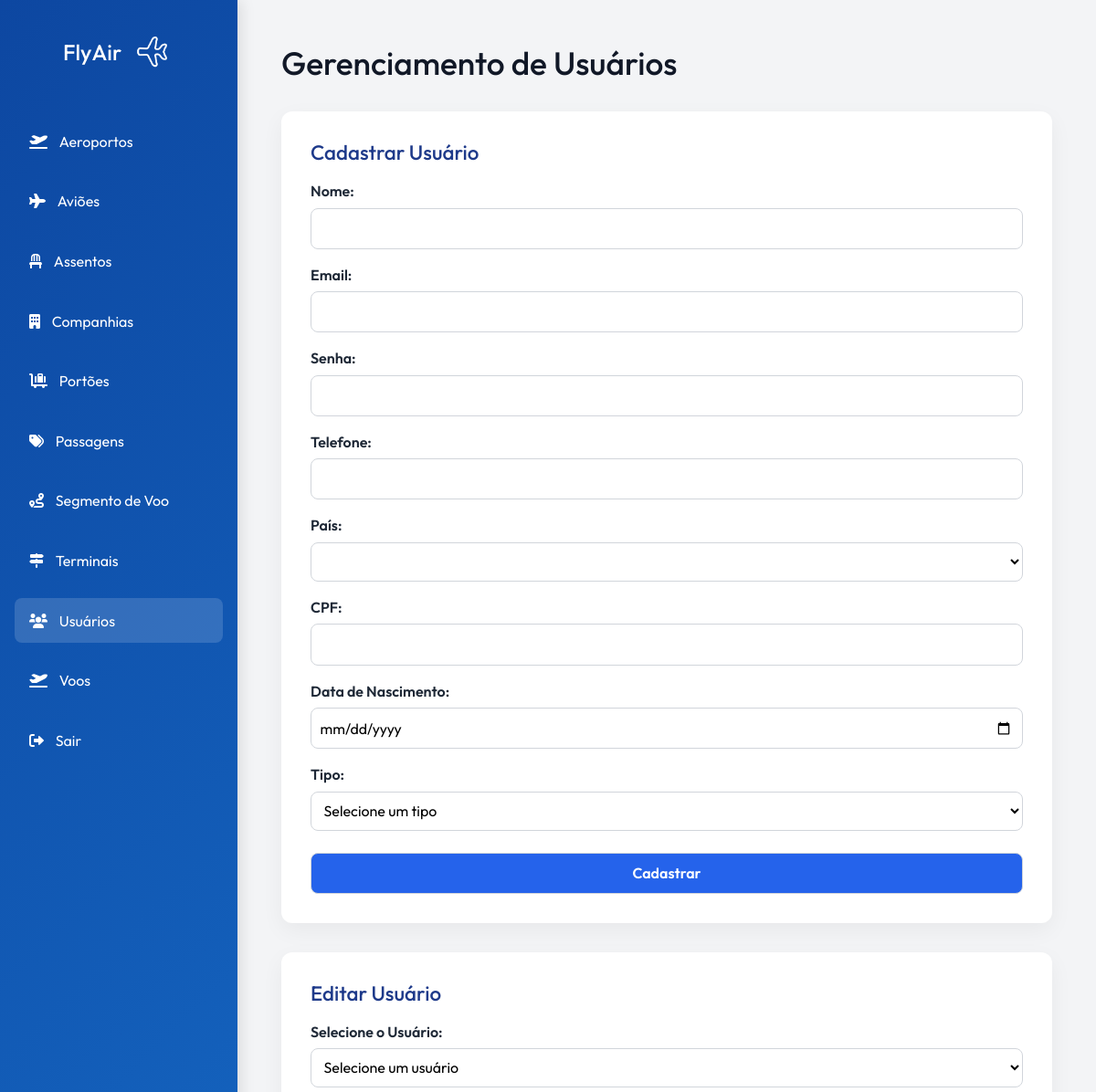
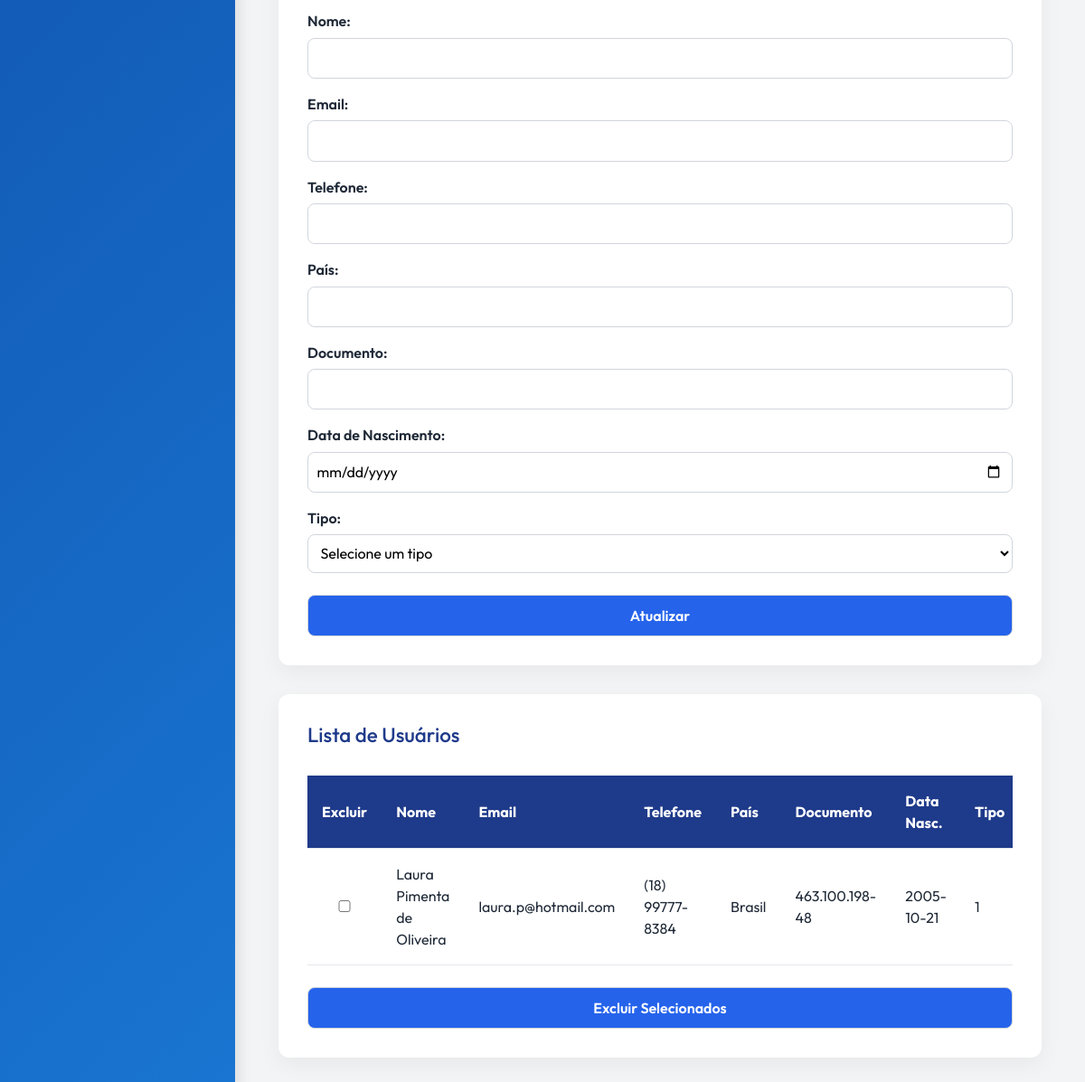
The page /routes/usuarioRoutes.php (signed in) on the database its author committed (2 pictures, top to bottom).
### tables this page shows
CREATE TABLE `passageiros` (
  `id_passageiros` int(11) NOT NULL,
  `nome_passageiro` varchar(255) NOT NULL,
  `email_passageiro` varchar(255) NOT NULL,
  `senha_passageiro` varchar(255) NOT NULL,
  `telefone_passageiro` varchar(15) NOT NULL,
  `pais_passageiro` varchar(100) NOT NULL,
  `documento_passageiro` varchar(20) NOT NULL,
  `datanasc_passageiro` date NOT NULL,
  `tipo_passageiro` enum('0','1','2') NOT NULL
);

### app/controllers/UsuarioController.php (called while the page is built, shortened)
<?php
require_once __DIR__ . '/../models/Usuario.php';
class UsuarioController {
    private $model;
    public function __construct($mysqli) {
        $this->model = new Usuario($mysqli);
    }
    public function index() {
        $dados_usuarios = $this->model->getAll();
        include '../app/views/ctrldev/usuario/index.php';
    }
}

### app/models/Usuario.php (called while the page is built, shortened)
<?php
class Usuario {
    private $conn;
    public function __construct($mysqli) {
        $this->conn = $mysqli;
    }
    public function getAll() {
        $sql = "SELECT * FROM passageiros";
        $result = $this->conn->query($sql);
        $usuarios = [];
        while ($row = $result->fetch_assoc()) {
            $usuarios[] = $row;
        }
        return $usuarios;
    }
}

### app/views/ctrldev/usuario/index.php (the view, shortened to what this page needs)
<?php
require_once '../routes/usuarioRoutes.php';
?>
<!DOCTYPE html>
<html lang="pt-br">
<head>
    <link rel="stylesheet" href="../assets/css/style.css">
    <link href="https://cdnjs.cloudflare.com/ajax/libs/font-awesome/6.0.0-beta3/css/all.min.css" rel="stylesheet">
    <link href="https://cdn.jsdelivr.net/npm/bootstrap@5.3.3/dist/css/bootstrap.min.css" rel="stylesheet">
</head>
<body id="adm">
<aside class="sidebar">
    <div class="sidebar-header">
        <h1>FlyAir<a href="../app/views/ctrldev/"><img src="../assets/images/fly-airplane.png" alt="Logo" class="logo"></a></h1>
    </div>
    <nav class="menu">
        <a href="../routes/aeroportoRoutes.php" class="menu-item">
            <i class="fa-solid fa-plane-departure"></i>
            <span>Aeroportos</span>
        </a>
        <a href="../routes/aviaoRoutes.php" class="menu-item ">
            <i class="fas fa-plane"></i>
            <span>Aviões</span>
        </a>
        <a href="../routes/assentoRoutes.php" class="menu-item">
            <i class="fas fa-chair"></i>
            <span>Assentos</span>
        </a>
        <a href="../routes/companhiaRoutes.php" class="menu-item">
            <i class="fas fa-building"></i>
            <span>Companhias</span>
        </a>
        <a href="../routes/portaoRoutes.php" class="menu-item">
            <i class="fa-solid fa-cart-flatbed-suitcase"></i>
            <span>Portões</span>
        </a>
        <a href="../routes/passagemRoutes.php" class="menu-item">
            <i class="fas fa-tags"></i>
            <span>Passagens</span>
        </a>
        <a href="../routes/segmentoVooRoutes.php" class="menu-item">
            <i class="fas fa-route"></i>
            <span>Segmento de Voo</span>
        </a>
        <a href="../routes/terminalRoutes.php" class="menu-item">
            <i class="fa-solid fa-signs-post"></i>
            <span>Terminais</span>
        </a>
        <a href="../routes/usuarioRoutes.php" class="menu-item active">
            <i class="fas fa-users"></i>
            <span>Usuários</span>
        </a>
        <a href="../routes/vooRoutes.php" class="menu-item">
            <i class="fas fa-plane-departure"></i>
            <span>Voos</span>
        </a>
        <a href="/aeroporto/logout" class="menu-item">
            <i class="fa-solid fa-right-from-bracket"></i>
            <span>Sair</span>
        </a>
    </nav>
</aside>
<main>
    <h1>Gerenciamento de Usuários</h1>
    <div class="form-container" id="formulario">
        <h2>Cadastrar Usuário</h2>
        <form method="post" action="../routes/usuarioRoutes.php">
            <label>Nome:</label>
            <input type="text" name="nome_passageiro" required>
            <label>Email:</label>
            <input type="email" name="email_passageiro" required>
            <label>Senha:</label>
            <input type="password" name="senha_passageiro" required>
            <label>Telefone:</label>
            <input type="text" name="telefone_passageiro" id="telefone_passageiro" required>
            <label>País:</label>
            <select name="pais" id="pais" required>
            </select>
            <label>CPF:</label>
            <input type="text" name="documento_passageiro" id="documento_passageiro"required>
            <label>Data de Nascimento:</label>
            <input type="date" name="datanasc_passageiro" id="datanasc_passageiro" required>
            <label>Tipo:</label>
            <select name="tipo_passageiro" required>
                <option value="">Selecione um tipo</option>
            </select>
            <input type="submit" value="Cadastrar">
        </form>
    </div>
    <div class="form-container" id="formulario">
        <h2>Editar Usuário</h2>
        <form method="post" action="../routes/usuarioRoutes.php">
            <label for="id_passageiros">Selecione o Usuário:</label>
            <select name="id_passageiros" id="select_usuario_editar" required onchange="preencherEdicaoUsuario()">
                <option value="">Selecione um usuário</option>
            </select>
            <label>Nome:</label>
            <input type="text" name="nome_passageiro_edit" id="nome_passageiro_edit" required>
            <label>Email:</label>
            <input type="email" name="email_passageiro_edit" id="email_passageiro_edit" required>
            <label>Telefone:</label>
            <input type="text" name="telefone_passageiro_edit" id="telefone_passageiro_edit" required>
            <label>País:</label>
            <input type="text" name="pais_passageiro_edit" id="pais_passageiro_edit" required>
            <label>Documento:</label>
            <input type="text" name="documento_passageiro_edit" id="documento_passageiro_edit" required>
            <label>Data de Nascimento:</label>
            <input type="date" name="datanasc_passageiro_edit" id="datanasc_passageiro_edit" required>
            <label>Tipo:</label>
            <select name="tipo_passageiro_edit" id="tipo_passageiro_edit" required>
                <option value="">Selecione um tipo</option>
            </select>
            <input type="submit" value="Atualizar">
        </form>
    </div>
    <div class="form-container" id="listar">
        <h2>Lista de Usuários</h2>
        <form method="post" action="../routes/usuarioRoutes.php">
            <div class="table-container">
                <table class="styled-table">
                    <thead>
                    <tr>
                        <th>Excluir</th>
                        <th>Nome</th>
                        <th>Email</th>
                        <th>Telefone</th>
                        <th>País</th>
                        <th>Documento</th>
                        <th>Data Nasc.</th>
                        <th>Tipo</th>
                    </tr>
                    </thead>
                    <tbody>
                    <?php foreach ($dados_usuarios as $usuario): ?>
                        <tr>
                            <td><input type="checkbox" name="ids[]" value="<?= $usuario['id_passageiros'] ?>"></td>
                            <td><?= $usuario['nome_passageiro'] ?></td>
                            <td><?= $usuario['email_passageiro'] ?></td>
                            <td><?= $usuario['telefone_passageiro'] ?></td>
                            <td><?= $usuario['pais_passageiro'] ?></td>
                            <td><?= $usuario['documento_passageiro'] ?></td>
                            <td><?= $usuario['datanasc_passageiro'] ?></td>
                            <td><?= $usuario['tipo_passageiro'] ?></td>
                        </tr>
                    <?php endforeach; ?>
                    </tbody>
                </table>
            </div>
            <div class="button-wrapper">
                <input type="submit" value="Excluir Selecionados" class="btn-delete">
            </div>
        </form>
    </div>
</main>
</body>
</html>

### assets/css/style.css (style rules this page uses)
* { margin: 0; padding: 0; box-sizing: border-box; }
#adm { display: flex; min-height: 100vh; background: #f3f4f6; color: #1f2937; font-family: 'Outfit', sans-serif!important; }
.sidebar { width: 260px; background: linear-gradient(135deg, #0d47a1, #1976d2); color: white; padding: 2rem 1rem; box-shadow: 4px 0 15px rgba(0, 0, 0, 0.1); }
.sidebar-header { text-align: center; margin-bottom: 3rem; }
.sidebar-header h1 { font-size: 1.5rem; margin-bottom: 1rem; display: flex; align-items: center; justify-content: center; gap: 0.5rem; }
.sidebar-header img.logo { width: 50px; height: auto; }
.menu { display: flex; flex-direction: column; gap: 1rem; }
.menu-item { color: white; text-decoration: none; padding: 0.8rem 1rem; border-radius: 8px; transition: 0.3s ease; display: flex; align-items: center; gap: 0.8rem; }
.menu-item:hover, .menu-item.active { background-color: rgba(255, 255, 255, 0.15); }
main { flex: 1; padding: 3rem; overflow-y: auto; }
main h1 { font-size: 2.2rem; margin-bottom: 2rem; color: #111827; }
.form-container { background: white; padding: 2rem; border-radius: 12px; box-shadow: 0 8px 24px rgba(0, 0, 0, 0.05); margin-bottom: 2rem; }
.form-container h2 { font-size: 1.4rem; margin-bottom: 1rem; color: #1e3a8a; }
.form-container form label { display: block; margin-top: 1rem; font-weight: 600; margin-bottom: 0.4rem; }
.form-container form input, .form-container form select { width: 100%; padding: 0.6rem; border: 1px solid #d1d5db; border-radius: 8px; font-size: 1rem; background: #ffffff; transition: 0.2s ease; }
input[type="submit"] { background: #2563eb!important; color: white; font-weight: 600; margin-top: 1.5rem; cursor: pointer; transition: 0.3s ease; }
.table-container { overflow-x: auto; }
.styled-table { width: 100%; border-collapse: collapse; margin-top: 1rem; }
.styled-table thead { background-color: #1e3a8a; color: white; }
.styled-table th, .styled-table td { padding: 1rem; text-align: left; border-bottom: 1px solid #e5e7eb; }
.btn-delete { background-color: #ef4444; border: none; padding: 0.8rem 1.5rem; border-radius: 8px; color: white; font-weight: 600; margin-top: 1rem; transition: 0.3s ease; }
.logo { font-weight: bold; font-size: 22px; color: #1d3557; text-decoration: none; }
.auth-form input, select { padding: 0.6rem; border: 1px solid #d1d5db; border-radius: 8px; background: #f9fafb; font-size: 1rem; }

### rows shown on the page
passageiros: nome_passageiro "Laura Pimenta de Oliveira", email_passageiro "laura.p@hotmail.com", telefone_passageiro "(18) 99777-8384", pais_passageiro "Brasil", documento_passageiro "463.100.198-48", datanasc_passageiro "2005-10-21", tipo_passageiro "1"
